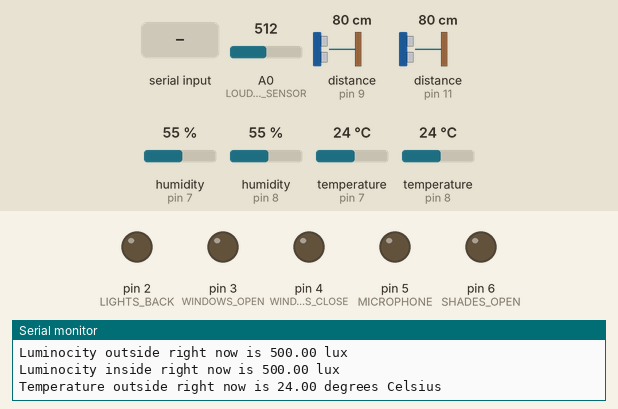
Bench run of a sketch on a simulated Arduino Uno, built with avr-gcc and run on an emulated ATmega328P. On the bench: output pins drawn as LEDs (lit = HIGH), the last lines printed to the serial monitor. Wiring (inferred from the names in the program): 2 × ultrasonic range finder: trigger pin 10, echo pin 9 / trigger pin 12, echo pin 11. The test bench sets the inputs (shaded band); at power-on: distance to the obstacle (sensors on pin 11, pin 9) 80 cm, A0 (LOUDNESS_SENSOR) = 512, humidity (sensors on pin 7, pin 8) 55 %, temperature (sensors on pin 7, pin 8) 24 °C. The echo pulse lasts 58.3 µs per cm; pins used as bus, display or sensor lines are not drawn.

Above: at 1.2 s.
1.3 s: "K" received over Serial
At 3.3 s:
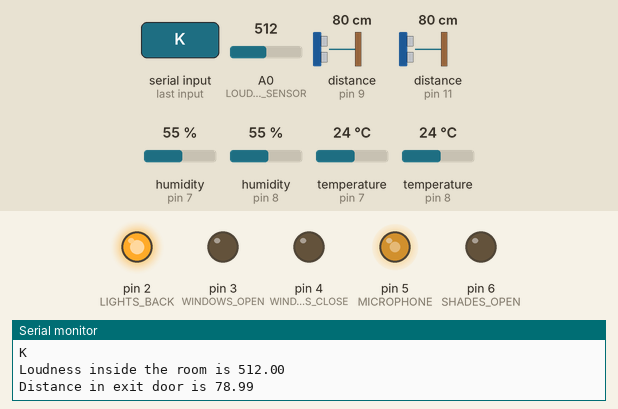
4.2 s: distance to the obstacle (sensor on pin 11) set to 116 cm
17.6 s: distance to the obstacle (sensor on pin 11) set to 126 cm
At 20.6 s:
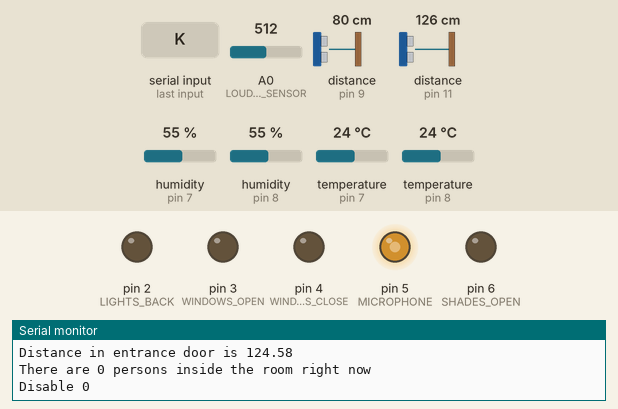
Timing chart, 0 to 22.1 s (numbered marks = the images above; inputs shaded):
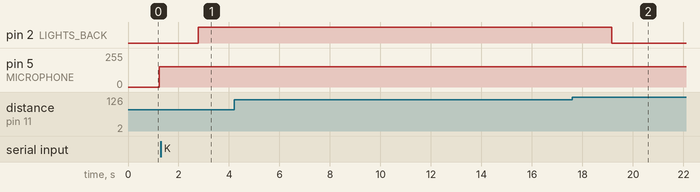

The sketch:

smart_amph.ino
```cpp
#include <dht.h>
dht DHT;

//TODO: Add setup, includes and global variables
#define ENTRANCE_PROX_SENSOR_TRIG 12
#define ENTRANCE_PROX_SENSOR_ECHO 11
#define EXIT_PROX_SENSOR_TRIG 10
#define EXIT_PROX_SENSOR_ECHO 9
#define INSIDE_LUMINOCITY_SENSOR A5
#define OUTSIDE_LUMINOCITY_SENSOR A4
#define INSIDE_TEMP_SENSOR 7
#define OUTSIDE_TEMP_SENSOR 8
#define LOUDNESS_SENSOR A0

#define AC 0
#define LIGHTS_FRONT 1
#define LIGHTS_BACK 2
#define WINDOWS_OPEN 3
#define WINDOWS_CLOSE 4
#define SHADES_OPEN 6
#define SHADES_CLOSE 7
#define MICROPHONE 5

#define TEMP_EPSILON 2   //DHT11 temperature accuracy
#define OPTIMAL_TEMP 25

#define TIME_20MIN_MS 1200000
#define TIME_QUANTUM 500
#define WIDTH_LIMIT 120 //in cm
#define ROW_SEATS 9

// Sensor readings as global variables
float luminocity_inside = 0; // in lux
float luminocity_outside = 0; // in lux
float temperature_inside = 0; // in degrees C
float temperature_outside = 0; // in degrees C
float loudness = 0;    //
int persons = 1;    // This reading is the reason we cannot introduce delays
int quantums = 0;
int quantums_empty = 0;
int shade = 1;
int lights_auto = 1;
int microphone_value = 100;
int duration_exit;
float distance_exit = WIDTH_LIMIT + 1;
int duration_entrance;
float distance_entrance = WIDTH_LIMIT + 1;
bool entree;
bool exitee;


void setup() {
  Serial.begin(9600);
  pinMode(INSIDE_LUMINOCITY_SENSOR,  INPUT);
  pinMode(OUTSIDE_LUMINOCITY_SENSOR,  INPUT);
  pinMode (LOUDNESS_SENSOR, INPUT);
  pinMode(ENTRANCE_PROX_SENSOR_TRIG,OUTPUT);
  pinMode(ENTRANCE_PROX_SENSOR_ECHO , INPUT);
  pinMode(EXIT_PROX_SENSOR_TRIG,OUTPUT);
  pinMode(EXIT_PROX_SENSOR_ECHO , INPUT);
  pinMode( AC, OUTPUT);
  pinMode(LIGHTS_FRONT, OUTPUT);
  pinMode(LIGHTS_BACK, OUTPUT);
  pinMode(WINDOWS_OPEN, OUTPUT);
  pinMode(WINDOWS_CLOSE, OUTPUT);
  pinMode(SHADES_OPEN, OUTPUT);
  pinMode(SHADES_CLOSE, OUTPUT);
  pinMode(MICROPHONE, OUTPUT);

}

void loop() {
    // This is done every quantum

    //Check proximity sensors

    digitalWrite(EXIT_PROX_SENSOR_TRIG,LOW);
    delayMicroseconds(2); // Ensure Trig pin is low
    digitalWrite(EXIT_PROX_SENSOR_TRIG,HIGH);
    delayMicroseconds(10); // 10us pulse sent to Trig
    digitalWrite(EXIT_PROX_SENSOR_TRIG,LOW);
    duration_exit = pulseIn(EXIT_PROX_SENSOR_ECHO,HIGH);
    distance_exit = duration_exit /58.82;
    Serial.print("Distance in exit door is ");
    Serial.println(distance_exit);


    digitalWrite(ENTRANCE_PROX_SENSOR_TRIG,LOW);
    delayMicroseconds(2); // Ensure Trig pin is low
    digitalWrite(ENTRANCE_PROX_SENSOR_TRIG,HIGH);
    delayMicroseconds(10); // 10us pulse sent to Trig
    digitalWrite(ENTRANCE_PROX_SENSOR_TRIG,LOW);
    duration_entrance = pulseIn(ENTRANCE_PROX_SENSOR_ECHO,HIGH);
    distance_entrance = duration_entrance /58.82;
    Serial.print("Distance in entrance door is ");
    Serial.println(distance_entrance);

    if (distance_entrance < WIDTH_LIMIT) {
      entree = 1;
    }
    else {
      entree = 0;
    }


    if (distance_exit < WIDTH_LIMIT) {
      exitee = 1;
    }
    else {
      exitee = 0;
    }

    // Turn off AC if empty for more than 20 minutes
    if (persons == 0 && entree == 0) {
        quantums_empty++;
        if (quantums_empty > TIME_20MIN_MS / TIME_QUANTUM) {
            // Turn off AC
            digitalWrite(AC,LOW);
        }
    }

    if (persons == 1 && exitee == 1 && entree == 0) {
        // All my friends are gone
        persons = 0;

        // Turn off lights
        digitalWrite(LIGHTS_FRONT, LOW);
        digitalWrite(LIGHTS_BACK, LOW);

    }


    // Update persons
    persons = persons + (entree ? 1 : 0) - (exitee ? 1 : 0);

    if (persons<0) persons =0; // no reason to have negativity in here

    Serial.print("There are ");
    Serial.print(persons);
    Serial.println(" persons inside the room right now");


    if (!(entree && exitee)){
      if (persons % ROW_SEATS == 1 && entree) {
          Serial.print("Enable row ");
          Serial.println(persons/ROW_SEATS);
      } else if (persons % ROW_SEATS == 0 && exitee) {
          Serial.print("Disable ");
          Serial.println((persons+1)/ROW_SEATS);
      }
    }
    // do all these only if there are people inside, no reason to do anything otherwise
    if (persons > 0){
        quantums_empty = 0;


    // If there are no people inside why bother

    // Check serial input
    // TODO: If there is a command bypass luminocity checks

    String command = Serial.readString();
    if (command.equals("K")) {
      lights_auto = 0;
      digitalWrite(LIGHTS_BACK, HIGH);
      Serial.println(command);
    }
    if (command.equals("E")) {
      lights_auto = 0;
      digitalWrite(LIGHTS_FRONT, HIGH);
      Serial.println("FRONT LIGHTS ON");
    }
    if (command.equals("ON")) {
      lights_auto = 0;
      digitalWrite(LIGHTS_BACK, HIGH);
      digitalWrite(LIGHTS_FRONT, HIGH);
      Serial.println("ALL LIGHTS ON");
    }
    if (command.equals("OFF")) {
      lights_auto = 0;
      digitalWrite(LIGHTS_BACK, LOW);
      digitalWrite(LIGHTS_FRONT,LOW);
      Serial.println("ALL LIGHTS OFF");
    }

    if (command.equals( "AUTO")) {
     lights_auto = 1;
     Serial.println("BACK TO AUTO");
    }


    if (lights_auto == 1) {
      // Check luminocity sensors

      luminocity_inside = analogRead(INSIDE_LUMINOCITY_SENSOR) * 0.9765625;
      luminocity_outside = analogRead(OUTSIDE_LUMINOCITY_SENSOR) * 0.9765625;
      Serial.print("Luminocity outside right now is ");
      Serial.print (luminocity_outside);
      Serial.println(" lux");
      Serial.print("Luminocity inside right now is ");
      Serial.print (luminocity_inside);
      Serial.println(" lux");
      // Update lighting or shades
      if (luminocity_inside < 250) {
          if (luminocity_outside > 250) {
              digitalWrite(SHADES_OPEN, HIGH);
              digitalWrite(SHADES_CLOSE, LOW);
              //Open window shades
              //Also, let's save the environment, turn the lights off
              digitalWrite(LIGHTS_BACK, LOW);
              digitalWrite(LIGHTS_FRONT, LOW);
          } else {
              digitalWrite(LIGHTS_BACK, HIGH);
              digitalWrite(LIGHTS_FRONT, HIGH);
              // Turn on both amphitheatre lighting circuits
          }
      }
    }

    // Check temperature sensor
    //temperature has to be measured every 2 secs, aka 4 quanta
    if (quantums % 4 == 0){

      int chk = DHT.read11(INSIDE_TEMP_SENSOR);
      temperature_inside = DHT.temperature;

      chk = DHT.read11(OUTSIDE_TEMP_SENSOR);
      temperature_outside = DHT.temperature;

      Serial.print("Temperature outside right now is ");
      Serial.print (temperature_outside);
      Serial.println(" degrees Celsius");
      Serial.print("Temperature inside right now is ");
      Serial.print (temperature_inside);
      Serial.println(" degrees Celsius");
    }


    // Update air conditioning
    // If temp inside is not within 25 +- 2 (and there are persons inside)
    if (temperature_inside > OPTIMAL_TEMP + TEMP_EPSILON ||
        temperature_inside < OPTIMAL_TEMP - TEMP_EPSILON ) {
        // If temp outside *is* within 25 +- 2 then open windows (to save energy)
        if (temperature_outside < OPTIMAL_TEMP + TEMP_EPSILON &&
            temperature_outside > OPTIMAL_TEMP - TEMP_EPSILON) {
            // Open windows
            digitalWrite(WINDOWS_OPEN, HIGH);
            digitalWrite(WINDOWS_CLOSE, LOW);
            //also, close the AC, we dont wanna waste any more energy
            digitalWrite(AC, LOW);

        } else {
            //Turn on air conditioning
            digitalWrite(AC, HIGH);
            //Dont leave windows while having the AC on
            digitalWrite(WINDOWS_OPEN, LOW);
            digitalWrite(WINDOWS_CLOSE, HIGH);

        }
    }


    loudness = analogRead(LOUDNESS_SENSOR);
    Serial.print("Loudness inside the room is ");
    Serial.println(loudness);

    if (loudness > 255) {
        analogWrite(MICROPHONE, microphone_value + (loudness-255) *155/(1024-255));

        //Analog output
    }


    }

    quantums++;
    delay(TIME_QUANTUM);
}
```

Measured:
- the behaviour switches between 121 and 122 cm on distance to the obstacle (sensor on pin 11) (found by bisection; images 1 and 2)
- after the input at 1.3 s, pin 2 (LIGHTS_BACK): LOW → HIGH after 1.5 s
- after the input at 17.6 s, pin 2 (LIGHTS_BACK): HIGH → LOW after 1.6 s
